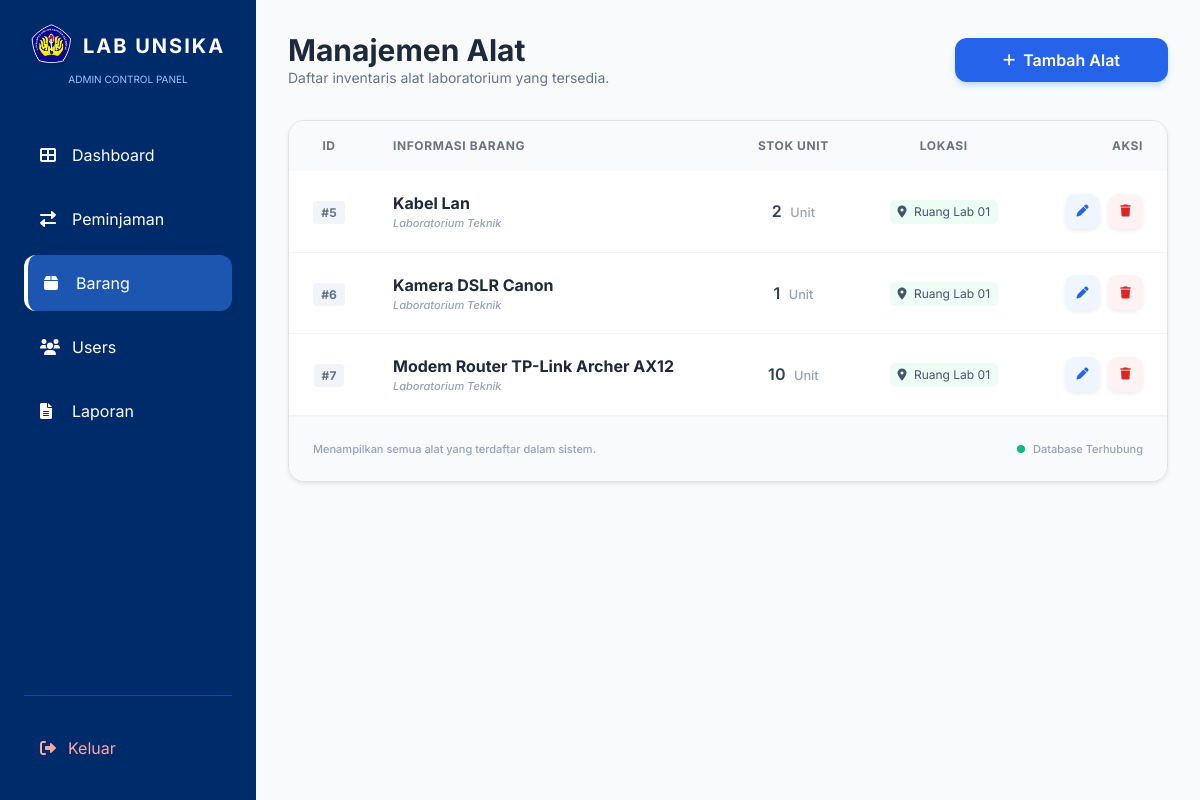
Page /barang_admin.php on the committed database.
### tables this page shows
CREATE TABLE `daftar_alat` (
  `id` int(11) NOT NULL,
  `nama_alat` varchar(100) NOT NULL,
  `lokasi` varchar(100) NOT NULL,
  `jumlah_unit` int(11) DEFAULT 0,
  `status` enum('Tersedia','Dipinjam','Perbaikan') DEFAULT 'Tersedia',
  `spesifikasi_1` varchar(100) DEFAULT NULL,
  `spesifikasi_2` varchar(100) DEFAULT NULL,
  `gambar` varchar(255) DEFAULT 'default.png'
);

### barang_admin.php (the view, shortened to what this page needs)
<?php
include '../koneksi.php';
$query = mysqli_query($conn, "SELECT * FROM daftar_alat");
?>
<!DOCTYPE html>
<html lang="id">
<head>
    <link href="https://cdn.jsdelivr.net/npm/bootstrap@5.0.2/dist/css/bootstrap.min.css" rel="stylesheet">
    <link href="https://cdnjs.cloudflare.com/ajax/libs/font-awesome/6.0.0/css/all.min.css" rel="stylesheet">
    <script src="https://cdn.tailwindcss.com"></script>
</head>
<body class="bg-slate-50">
    <div class="flex min-h-screen">
        <aside class="w-64 bg-[#002B6B] text-white p-6 hidden lg:flex flex-col sticky top-0 h-screen">
            <div class="mb-10 text-center flex flex-col items-center">
                <div class="flex items-center justify-center space-x-3">
                    <img src="../image/logo.png" alt="UNSIKA Logo" class="w-10 h-10 drop-shadow-md">
                    <h1 class="text-xl font-bold uppercase tracking-widest mt-1">Lab UNSIKA</h1>
                </div>
                <p class="text-[10px] text-blue-300 mt-2">ADMIN CONTROL PANEL</p>
            </div>
            <nav class="space-y-2 flex-grow">
                <a href="dashboard_admin.php" class="sidebar-link flex items-center space-x-3 p-3 rounded-xl hover:bg-blue-700/30 transition">
                    <i class="fas fa-th-large w-5"></i> <span>Dashboard</span>
                </a>
                <a href="data_pemijaman.php" class="sidebar-link flex items-center space-x-3 p-3 rounded-xl transition">
                    <i class="fas fa-exchange-alt w-5"></i> <span>Peminjaman</span>
                </a>
                <a href="barang_admin.php" class="sidebar-link active flex items-center space-x-3 p-3 rounded-xl transition">
                    <i class="fas fa-box w-5"></i> <span>Barang</span>
                </a>
                <a href="users_admin.php" class="sidebar-link flex items-center space-x-3 hover:bg-blue-700/30 p-3 rounded-xl transition">
                    <i class="fas fa-users w-5"></i> <span>Users</span>
                </a>
                <a href="laporan_admin.php" class="sidebar-link flex items-center space-x-3 hover:bg-blue-700/30 p-3 rounded-xl transition">
                    <i class="fas fa-file-alt w-5"></i> <span>Laporan</span>
                </a>
            </nav>
            <div class="pt-6 border-t border-blue-800">
                <a href="../logout.php" class="flex items-center space-x-3 text-red-300 hover:text-red-100 p-3 transition">
                    <i class="fas fa-sign-out-alt"></i> <span>Keluar</span>
                </a>
            </div>
        </aside>
        <main class="flex-1 p-8">
            <div class="flex justify-between items-center mb-8">
                <div>
                    <h1 class="text-3xl font-bold text-slate-800">Manajemen Alat</h1>
                    <p class="text-slate-500 text-sm">Daftar inventaris alat laboratorium yang tersedia.</p>
                </div>
                <a href="tambah_alat.php" class="flex items-center space-x-2 bg-blue-600 text-white px-5 py-2.5 rounded-xl hover:bg-blue-700 shadow-md shadow-blue-200 transition transform active:scale-95">
                    <i class="fas fa-plus text-sm"></i> <span class="font-semibold">Tambah Alat</span>
                </a>
            </div>
            <div class="bg-white rounded-2xl shadow-sm border border-slate-200 overflow-hidden">
                <div class="overflow-x-auto">
                    <table class="table table-hover m-0 w-full text-left border-collapse">
                        <thead>
                            <tr>
                                <th class="text-center w-20">ID</th>
                                <th>Informasi Barang</th>
                                <th class="text-center">Stok Unit</th>
                                <th class="text-center">Lokasi</th>
                                <th class="text-end px-6">Aksi</th>
                            </tr>
                        </thead>
                        <tbody class="divide-y divide-gray-100">
                            <?php while ($row = mysqli_fetch_array($query)) { ?>
                            <tr class="hover:bg-slate-50/80 transition">
                                <td class="text-center">
                                    <span class="text-xs font-bold bg-slate-100 text-slate-500 py-1 px-2 rounded">
                                        #<?php echo $row['id']; ?>
                                    </span>
                                </td>
                                <td>
                                    <div class="font-bold text-slate-800 text-base"><?php echo $row['nama_alat']; ?></div>
                                    <div class="text-[11px] text-slate-400 font-medium italic">Laboratorium Teknik</div>
                                </td>
                                <td class="text-center">
                                    <span class="font-semibold text-slate-700"><?php echo $row['jumlah_unit'] ?? '0'; ?></span>
                                    <small class="text-slate-400 ml-1 font-medium">Unit</small>
                                </td>
                                <td class="text-center">
                                    <div class="text-xs text-slate-600 bg-emerald-50 text-emerald-700 px-2 py-1 rounded-md inline-block">
                                        <i class="fas fa-map-marker-alt mr-1"></i> Ruang Lab 01
                                    </div>
                                </td>
                                <td class="text-end px-6">
                                    <div class="flex justify-end space-x-2">
                                        <a href="edit_alat.php?id=<?php echo $row['id']; ?>"
                                           class="action-btn btn-edit shadow-sm" title="Edit Alat">
                                            <i class="fas fa-pen text-xs"></i>
                                        </a>
                                        <a href="hapus_alat.php?id=<?php echo $row['id']; ?>"
                                           onclick="return confirm('Apakah Anda yakin ingin menghapus alat ini?')"
                                           class="action-btn btn-delete shadow-sm" title="Hapus Alat">
                                            <i class="fas fa-trash text-xs"></i>
                                        </a>
                                    </div>
                                </td>
                            </tr>
                            <?php } ?>
                        </tbody>
                    </table>
                </div>
                <div class="bg-slate-50 p-4 border-t border-slate-100 flex justify-between items-center text-[11px] text-slate-400 font-medium">
                    <div>Menampilkan semua alat yang terdaftar dalam sistem.</div>
                    <div class="flex items-center">
                        <span class="flex h-2 w-2 rounded-full bg-emerald-500 mr-2"></span>
                        Database Terhubung
                    </div>
                </div>
            </div>
        </main>
    </div>
</body>
</html>

### barang_admin.php (style rules this page uses)
body { font-family: 'Inter', sans-serif; }
.sidebar-link.active { background: rgba(59, 130, 246, 0.5); border-left: 4px solid #fff; }
.table thead th { font-size: 0.75rem; text-transform: uppercase; letter-spacing: 0.05em; color: #6b7280; background-color: #f9fafb; border: none; padding: 1rem 1.5rem; }
.table tbody td { vertical-align: middle; padding: 1.25rem 1.5rem; border-color: #f3f4f6; color: #374151; }
.action-btn { width: 35px; height: 35px; display: inline-flex; align-items: center; justify-content: center; border-radius: 10px; transition: all 0.2s; }
.btn-edit { background-color: #eff6ff; color: #2563eb; }
.btn-delete { background-color: #fef2f2; color: #dc2626; }

### rows in the picture
daftar_alat: id "5", nama_alat "Kabel Lan", jumlah_unit "2"
daftar_alat: id "6", nama_alat "Kamera DSLR Canon", jumlah_unit "1"
daftar_alat: id "7", nama_alat "Modem Router TP-Link Archer AX12", jumlah_unit "10"
